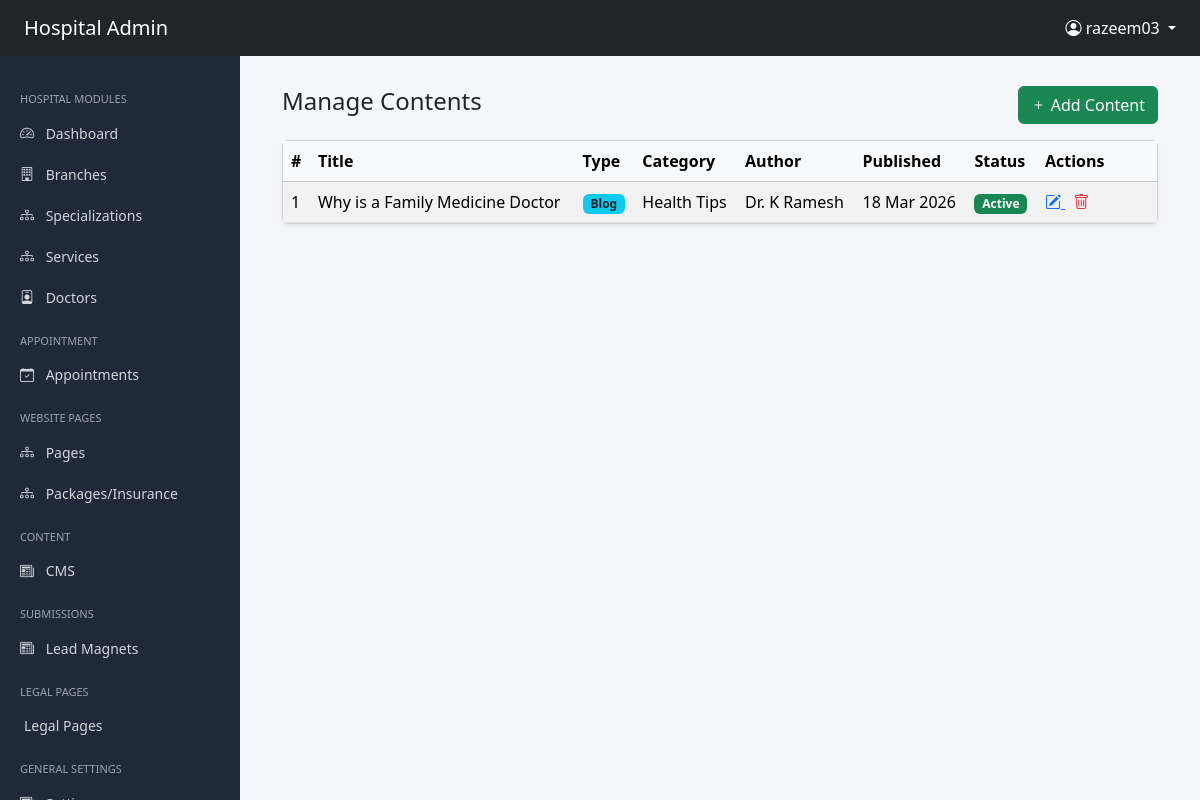
Before: /administrator/contents/ (signed in) with the older database file.
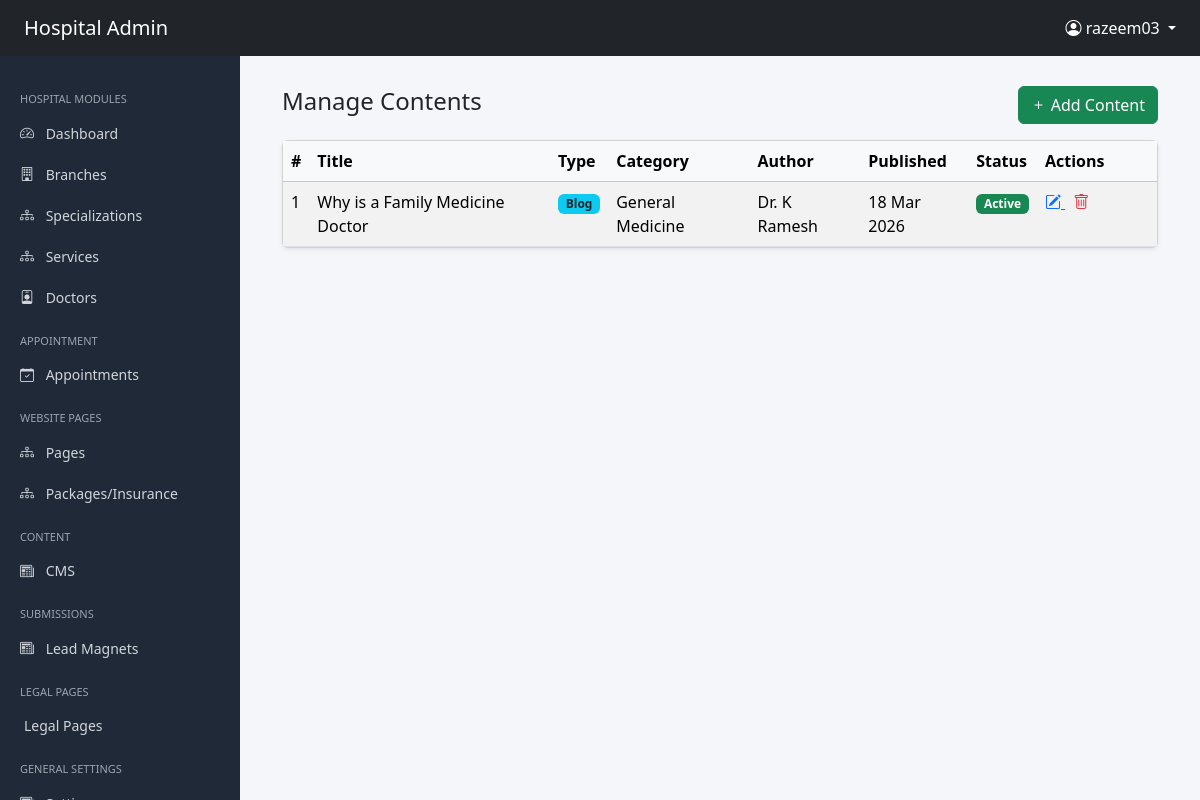
After: the same page with the newer database file.
### administrator/models.py (models this page shows, shortened)
class SEOModel(models.Model):
    meta_title = models.CharField(max_length=255, blank=True)
    meta_description = models.TextField(blank=True)
    canonical_url = models.URLField(blank=True)
    primary_keywords = models.CharField(max_length=255, blank=True)
    secondary_keywords = models.CharField(max_length=255, blank=True)
    slug = models.SlugField(unique=True)
    og_title = models.CharField(max_length=255, blank=True)
    og_description = models.TextField(blank=True)
    og_image = models.ImageField(upload_to="seo/og/", blank=True, null=True)
    class Meta:
        abstract = True

class Content(SEOModel):
    content_type = models.CharField(
        max_length=50,
        choices=ContentType.choices,
        default=ContentType.BLOG
    )
    title = models.CharField(
        max_length=500
    )
    short_description = models.TextField(
        blank=True
    )
    featured_image = models.ImageField(
        upload_to='uploads/contents/featured/',
        blank=True,
        null=True
    )
    hero_banner = models.ImageField(upload_to='uploads/contents/', blank=True, null=True)
    content = RichTextUploadingField(
        blank=True
    )
    category = models.ForeignKey(
        "ContentCategory",
        on_delete=models.SET_NULL,
        null=True,
        related_name="contents"
    )
    tags = models.ManyToManyField(
        "Tag",
        blank=True,
        related_name="contents"
    )
    published_by = models.ForeignKey(
        "Doctor",
        on_delete=models.SET_NULL,
        null=True,
        blank=True,
        related_name="published_contents"
    )
    published_at = models.DateTimeField(
        blank=True,
        null=True
    )
    is_active = models.BooleanField(
        default=True
    )
    is_featured = models.BooleanField(
        default=False
    )
    created_at = models.DateTimeField(
        auto_now_add=True
    )
    updated_at = models.DateTimeField(
        auto_now=True
    )
    class Meta:
        ordering = ["-published_at"]

class ContentCategory(models.Model):
    name = models.CharField(max_length=150, unique=True)
    description = models.TextField(blank=True)
    is_active = models.BooleanField(default=True)
    created_at = models.DateTimeField(auto_now_add=True)
    def __str__(self):
        return self.name

class Doctor(SEOModel):
    user = models.OneToOneField(
        settings.AUTH_USER_MODEL,
        on_delete=models.CASCADE,
        related_name="doctor_profile"
    )
    branch = models.ForeignKey(
        Branch,
        on_delete=models.CASCADE,
        related_name="doctors"
    )
    specialization = models.ForeignKey(
        Specialization,
        on_delete=models.CASCADE,
        related_name="doctors"
    )
    hero_title=models.CharField(max_length=255, blank=True)
    hero_description=models.TextField(max_length=255, blank=True)
    doctor_hero_banner = models.ImageField(upload_to='uploads/doctors/', blank=True, null=True)
    doctor_hero_banner_alt = models.CharField(max_length=255, blank=True)
    designation = models.CharField(
        max_length=200,
        blank=True
    )
    years_of_experience = models.PositiveIntegerField(
        help_text="Years of experience"
    )
    profile_image = models.ImageField(
        upload_to="uploads/doctors/profile/",
        blank=True,
        null=True
    )
    profile_image_alt = models.CharField(max_length=255, blank=True)
    specialized_in = models.CharField(
        max_length=255,
        blank=True,
        help_text="Example: Heart Surgery, Angioplasty"
    )
    languages = models.CharField(
        max_length=255,
        blank=True,
        help_text="Example: English, Hindi, Malayalam"
    )
    procedures = models.TextField(
        blank=True,
        help_text="Major procedures performed"
    )
    success_rate = models.TextField(
        blank=True,
        null=True,
    )
    patients_treated = models.TextField(
        blank=True,
        null=True,
        help_text="Total patients treated"
    )
    short_bio = models.TextField(
        blank=True
    )
    full_bio = RichTextUploadingField(
        blank=True
    )
    is_active = models.BooleanField(
        default=True
    )
    is_deleted = models.BooleanField(
        default=False
    )
    created_at = models.DateTimeField(
        auto_now_add=True
    )
    updated_at = models.DateTimeField(
        auto_now=True
    )
    class Meta:
        ordering = ["user__first_name"]

### accounts/models.py (models this page shows, shortened)
class User(AbstractUser):
    phone_number = models.CharField(max_length=15, blank=True, null=True)
    is_admin = models.BooleanField(default=False)
    is_doctor = models.BooleanField(default=False)
    is_patient = models.BooleanField(default=True)

### administrator/views.py (the view)
# urls.py: path("contents/",ContentListView.as_view(),name="content-list"),
@method_decorator(admin_required, name='dispatch')
class ContentListView(ListView):
    model = Content
    template_name = "administrator/content/list.html"
    ordering = ["-published_at"]

### userapp/context_processors.py (called while the page is built)
def global_data(request):
    def get_menu(slug):
        return MenuGroup.objects.prefetch_related('items').filter(
            slug=slug,
            is_active=True
        ).first()
    settings = GlobalSettings.objects.first()
    social_links = SocialLink.objects.filter(is_active=True).order_by('order')
    legal_pages = LegalPage.objects.filter(is_active=True)
    return {
        'global_settings': settings,
         'social_links': social_links,
         'legal_pages':legal_pages,
        'main_menu': get_menu('main-menu'),
        'specialization_menu': get_menu('specialization-menu'),
        'quick_links_menu': get_menu('quick-links-menu'),
    }

### administrator/templates/administrator/content/list.html (shortened to what this page needs)
{% extends "administrator/shared/base.html" %}
{% block content %}
<div class="container-fluid">
<div class="d-flex justify-content-between align-items-center mb-3">
<h4>Manage Contents</h4>
<a href="{% url 'administrator:content-create' %}" class="btn btn-success">
<i class="bi bi-plus"></i> Add Content
</a>
</div>
<div class="card shadow-sm">
<div class="card-body p-0">
<table class="table table-striped table-hover mb-0">
<thead class="table-light">
<tr>
<th>#</th>
<th>Title</th>
<th>Type</th>
<th>Category</th>
<th>Author</th>
<th>Published</th>
<th>Status</th>
<th width="120">Actions</th>
</tr>
</thead>
<tbody>
{% for object in object_list %}
<tr>
<td>{{ forloop.counter }}</td>
<td>{{ object.title }}</td>
<td>
<span class="badge bg-info text-dark">
{{ object.get_content_type_display }}
</span>
</td>
<td>{{ object.category }}</td>
<td>
{% if object.published_by %}
Dr. {{ object.published_by.user.first_name }}
{% endif %}
</td>
<td>
{% if object.published_at %}
{{ object.published_at|date:"d M Y" }}
{% endif %}
</td>
<td>
{% if object.is_active %}
<span class="badge bg-success">Active</span>
{% else %}
<span class="badge bg-secondary">Inactive</span>
{% endif %}
</td>
<td>
<a href="{% url 'administrator:content-update' object.id %}"
class="text-primary me-2">
<i class="bi bi-pencil-square"></i>
</a>
<a href="{% url 'administrator:content-delete' object.id %}"
class="text-danger">
<i class="bi bi-trash"></i>
</a>
</td>
</tr>
{% empty %}
<tr>
<td colspan="8" class="text-center py-4">
No content found
</td>
</tr>
{% endfor %}
</tbody>
</table>
</div>
</div>
</div>
{% endblock %}

Changed rows visible on the page:
changed Content "Why is a Family Medicine Doctor": category "Health Tips" → "General Medicine"
